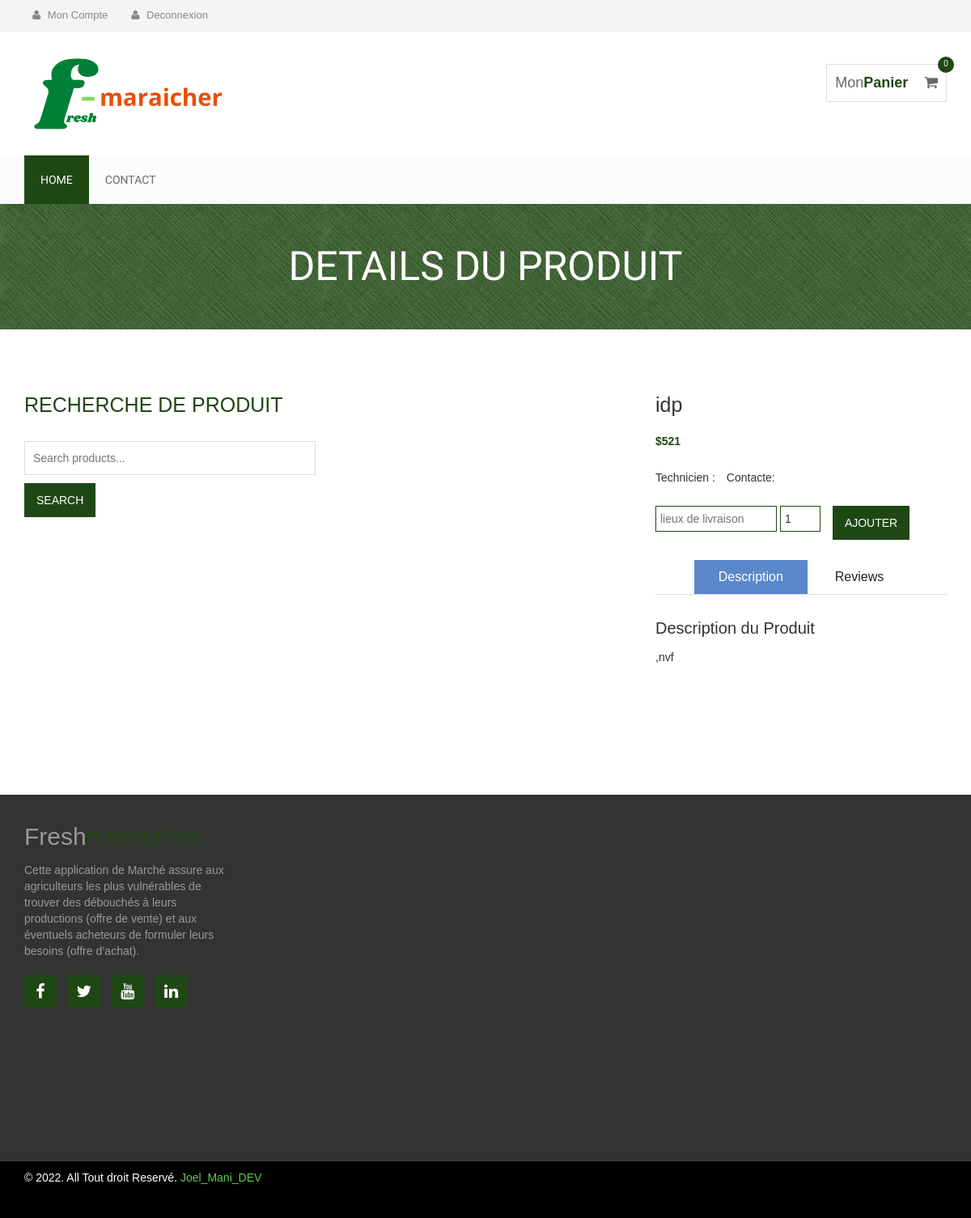
Before: /detail/1 (signed in) with the older database file.
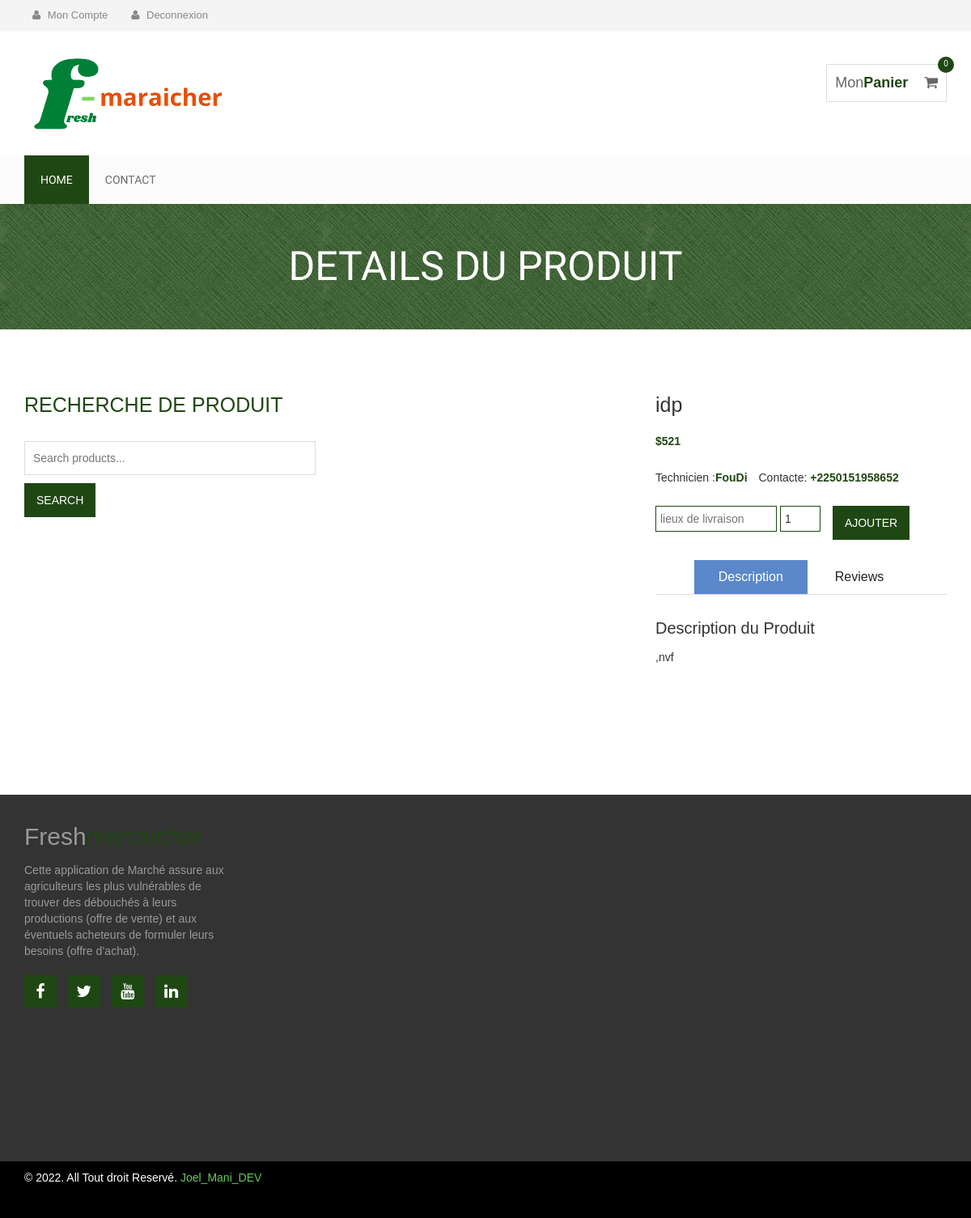
After: the same page with the newer database file.
### main/models.py (models this page shows, shortened)
class Produit(models.Model):
    Nom=models.CharField(max_length=40)
    prix = models.IntegerField()
    description=models.TextField()
    lieu = models.CharField(max_length=40)
    image_produit= CloudinaryField('image')
    agent = models.ForeignKey('Agent', on_delete=models.CASCADE,null=True)

class Agent(models.Model):
    user=models.OneToOneField(User,on_delete=models.CASCADE)
    Tel = PhoneNumberField(blank=True)

### main/views.py (the view)
# urls.py: path('detail/<int:pk>', views.menuDetail, name='detail'),
@login_required(login_url='signinclient')
def menuDetail(request, pk):
    if request.user:
        produit = Produit.objects.filter(id=pk).first()
        panier_produits = Commande.objects.filter(client=request.user,statut=False)
        taille= len(panier_produits)
        context = {
            'produit' : produit,
            'taille':taille,
        }
        return render(request, 'main/detail.html', context)
    else:
        return redirect("signinclient")

### main/templates/main/detail.html (shortened to what this page needs)
{% load crispy_forms_tags %}
{% load static %}
{% load widget_tweaks %}
<!DOCTYPE html>
<html lang="en">
  <head>
    <link rel="stylesheet" href="{% static 'css/bootstrap.min.css' %}">
    <link rel="stylesheet" href="{% static 'css/font-awesome.min.css' %}">
    <link rel="stylesheet" href="{% static 'css/owl.carousel.css' %}">
    <link rel="stylesheet" href="{% static 'css/style.css' %}">
    <link rel="stylesheet" href="{% static 'css/responsive.css' %}">
  </head>
  <body>
    <div class="header-area">
      <div class="container">
          <div class="row">
              <div class="col-md-8">
                  <div class="user-menu">
                      <ul>
                        <li><a href="#"><i class="fa fa-user"></i> Mon Compte</a></li>
                        <li><a href="{% url 'logoutclient' %}"><i class="fa fa-user"></i> Deconnexion</a></li>
                      </ul>
                  </div>
              </div>
          </div>
      </div>
  </div>
    <div class="site-branding-area">
        <div class="container">
            <div class="row">
                <div class="col-sm-6">
                    <div class="logo">
                        <h1><a href="./"><img src="{% static '/images/logg.png' %}" style="width: 250px;height: 200;"></a></h1>
                    </div>
                </div>
                <div class="col-sm-6">
                    <div class="shopping-item">
                        <a href="{% url 'panier' %}">Mon<span class="cart-amunt">Panier</span> <i class="fa fa-shopping-cart"></i> <span class="product-count">{{taille}}</span></a>
                    </div>
                </div>
            </div>
        </div>
    </div>
    <div class="mainmenu-area">
        <div class="container">
            <div class="row">
                <div class="navbar-collapse collapse">
                  <ul class="nav navbar-nav">
                      <li class="active"><a href="#">Home</a></li>
                      <li><a href="#">Contact</a></li>
                  </ul>
              </div>
            </div>
        </div>
    </div>
    <div class="product-big-title-area">
        <div class="container">
            <div class="row">
                <div class="col-md-12">
                    <div class="product-bit-title text-center">
                        <h2>DETAILS DU PRODUIT</h2>
                    </div>
                </div>
            </div>
        </div>
    </div>
    <div class="single-product-area">
        <div class="container">
            <div class="row">
                <div class="col-md-4">
                    <div class="single-sidebar">
                        <h2 class="sidebar-title">Recherche de produit</h2>
                        <form action="">
                            <input type="text" placeholder="Search products...">
                            <input type="submit" value="Search">
                        </form>
                    </div>
                </div>
                <div class="col-md-8">
                    <div class="product-content-right">
                        <div class="row">
                            <div class="col-sm-6">
                                <div class="product-images">
                                    <div class="product-main-img">
                                    </div>
                                    <div class="product-gallery">
                                    </div>
                                </div>
                            </div>
                            <div class="col-sm-6">
                                <div class="product-inner">
                                    <h2 class="product-name">{{ produit.Nom }}</h2>
                                    <div class="product-inner-price">
                                        <ins>${{ produit.prix }}</ins>
                                    </div>
                                    <div class="product-inner-price">
                                        Technicien :<ins>{{ produit.agent.user.username}}</ins>
                                        Contacte: <ins>{{ produit.agent.Tel}}</ins>
                                    </div>
                                    <form method="POST" action="{% url 'ajouter-au-panier' produit.id %}" class="cart">
                                      <div class="quantity">
                                        <input type="text" size="10" class="input-text qty text" title="Lieu_livraison" placeholder="lieux de livraison"  name="Lieu_livraison" >
                                        <input type="number" size="4" class="input-text qty text" title="Qty" value="1" name="quantite" min="1" step="1">
                                      </div>
                                        <button class="add_to_cart_button" type="submit">Ajouter</button>
                                    </form>
                                    <div role="tabpanel">
                                        <ul class="product-tab" role="tablist">
                                            <li role="presentation" class="active"><a href="#home" aria-controls="home" role="tab" data-toggle="tab">Description</a></li>
                                            <li role="presentation"><a href="#profile" aria-controls="profile" role="tab" data-toggle="tab">Reviews</a></li>
                                        </ul>
                                        <div class="tab-content">
                                            <div role="tabpanel" class="tab-pane fade in active" id="home">
                                                <h2>Description du Produit</h2>
                                                <p>{{ produit.description }}</p>
                                            </div>
                                        </div>
                                    </div>
                                </div>
                            </div>
                        </div>
                        </div>
                    </div>
                </div>
            </div>
        </div>
    <div class="footer-top-area">
        <div class="container">
            <div class="row">
                <div class="col-md-3 col-sm-6">
                    <div class="footer-about-us">
                        <h2>Fresh<span>marraicher</span></h2>
                        <p>
                          Cette application de Marché assure aux agriculteurs les plus vulnérables de trouver des débouchés à leurs productions (offre de vente) et aux éventuels acheteurs de formuler leurs besoins (offre d’achat).
                        </p>
                        <div class="footer-social">
                            <a href="#" target="_blank"><i class="fa fa-facebook"></i></a>
                            <a href="#" target="_blank"><i class="fa fa-twitter"></i></a>
                            <a href="#" target="_blank"><i class="fa fa-youtube"></i></a>
                            <a href="#" target="_blank"><i class="fa fa-linkedin"></i></a>
                        </div>
                    </div>
                </div>
            </div>
        </div>
    </div>
    <div class="footer-bottom-area">
        <div class="container">
            <div class="row">
                <div class="col-md-8">
                    <div class="copyright">
                       <p>&copy; 2022. All Tout droit Reservé. <a href="https://geeksp3.com/mani/joelmani-dev/" target="_blank">Joel_Mani_DEV</a></p>
                    </div>
                </div>
            </div>
        </div>
    </div>
  </body>
</html>

### static/css/style.css (style rules this page uses)
img { max-width: 100%; height: auto; }
h1, h2, h3, h4, h5, h6 { margin: 0 0 15px; }
body { font-family:Arial, Helvetica, sans-serif; }
.header-area { background: none repeat scroll 0 0 #f4f4f4; }
.header-area a { color: #888; }
.user-menu ul { list-style: outside none none; margin: 0; padding: 0; }
.user-menu li { display: inline-block; }
.user-menu li a { display: block; font-size: 13px; margin-right: 5px; padding: 10px; }
.user-menu li a i.fa { margin-right: 5px; }
.mainmenu-area { background: none repeat scroll 0 0 #fbfbfb; font-family: "Roboto Condensed",sans-serif; text-transform: uppercase; width: 100%; z-index: 999; }
.logo h1 { font-size: 40px; margin: 30px 0;font-weight: 400; }
.logo h1 a { color: #999; }
.shopping-item { border: 1px solid #ddd; float: right; font-size: 18px; margin-top: 40px; padding: 10px; position: relative; }
.shopping-item a { color: #666; }
.cart-amunt { color: #1f4713; font-weight: 700; }
.product-count { background: none repeat scroll 0 0 #1f4713; border-radius: 50%; color: #fff; display: inline-block; font-size: 10px; height: 20px; padding-top: 2px; position: absolute; right: -10px; text-align: center; top: -10px; width: 20px; }
.shopping-item i.fa { margin-left: 15px; }
.mainmenu-area ul.navbar-nav li a { color: #6e6a6a; font-size: 14px; padding: 20px; }
.mainmenu-area ul.navbar-nav li:hover a, .mainmenu-area ul.navbar-nav li.active a { background: #1f4713; color:#FFF; }
.footer-top-area { background: none repeat scroll 0 0 #333; color: #999; padding: 35px 0 180px; }
.footer-bottom-area { background: #000;color: #fff }
.footer-about-us span { color: #1f4713; }
.footer-about-us h2 { font-weight: 200; }
.footer-social a { background: none repeat scroll 0 0 #1f4713; color: #fff; display: inline-block; font-size: 20px; height: 40px; margin-bottom: 10px; margin-right: 10px; padding-top: 5px; text-align: center; width: 40px;border: 1px solid #1f4713; }
.footer-social { margin-top: 20px }
a { color: #67ca5a }
.footer-bottom-area { background: none repeat scroll 0 0 #000; color: #fff; padding-bottom: 40px; }
.copyright > p { margin: 10px 0 0; }
.product-big-title-area { background: url(img/crossword.png) repeat scroll 0 0 #1f4713 }
.product-bit-title h2 { font-family: raleway; font-size: 50px; font-weight: 200; margin: 0; padding: 50px 0;color: #fff; }
.single-product-area { padding: 80px 0 130px; }
.sidebar-title { color: #1f4713; font-size: 25px; margin-bottom: 30px; text-transform: uppercase; }
.single-sidebar { margin-bottom: 50px; }
input[type="text"], input[type="password"], input[type="email"], textarea { border: 1px solid #ddd; padding: 10px; }
input[type="submit"], button[type=submit] { background: none repeat scroll 0 0 #1f4713; border: medium none; color: #fff; padding: 11px 20px; text-transform: uppercase; }
.single-sidebar input[type="text"] { margin-bottom: 10px; width: 100%; }
.product-main-img { margin-bottom: 20px; }
.product-gallery { margin-bottom: 25px; margin-left: -15px; overflow: hidden; }
.product-name { font-size: 25px; margin-bottom: 20px; }
.product-inner-price { margin-bottom: 25px; }
.product-inner-price > ins { color: #1f4713; font-weight: 700; margin-right: 10px; text-decoration: none; }
.quantity { float: left; margin-right: 15px; }
.quantity input[type="number"] { border: 1px solid #1f4713; padding: 5px; width: 50px; }
.quantity input[type="text"] { border: 1px solid #1f4713; padding: 5px; width: 150px; }
.add_to_cart_button { background: none repeat scroll 0 0 #26a541; border: medium none; color: #fff; padding: 6px 25px;display: inline-block }
form.cart { margin-bottom: 25px; }
.product-tab { border-bottom: 1px solid #ddd; list-style: outside none none; margin: 0 0 30px; padding: 0; text-align: center; }
.product-tab li { display: inline-block; }
.product-tab li.active { background: none repeat scroll 0 0 #5a88ca; }
.product-tab li.active a { color: #fff; }
.product-tab li a { color: #222; display: block; font-size: 16px; padding: 10px 30px; }
.tab-content h2 { font-size: 20px; }
.tab-content { margin-bottom: 30px; }

### static/css/responsive.css (style rules this page uses)
@media only screen and (min-width: 992px) and (max-width: 1280px) { input[type="submit"], button[type="submit"] { padding: 11px 15px; } }

Changed rows visible on the page:
changed Produit "idp": agent.user.username (not shown) → "FouDi"; agent.Tel (not shown) → "+2250151958652"
